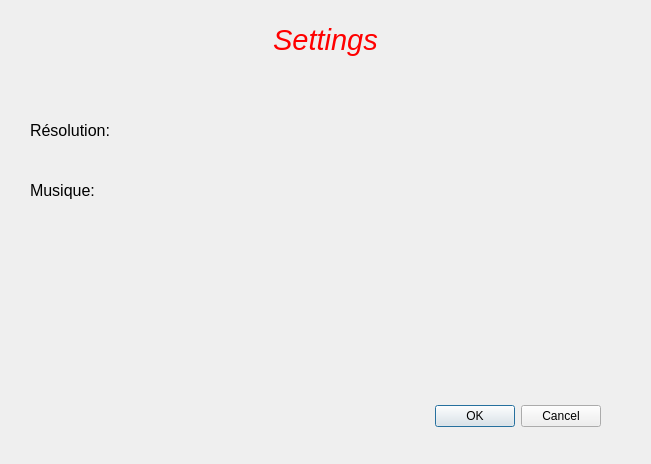
<?xml version="1.0" encoding="UTF-8"?>
<ui version="4.0">
 <class>Settings</class>
 <widget class="QDialog" name="Settings">
  <property name="geometry">
   <rect>
    <x>0</x>
    <y>0</y>
    <width>651</width>
    <height>464</height>
   </rect>
  </property>
  <property name="windowTitle">
   <string>Dialog</string>
  </property>
  <widget class="QDialogButtonBox" name="buttonBox">
   <property name="geometry">
    <rect>
     <x>260</x>
     <y>400</y>
     <width>341</width>
     <height>32</height>
    </rect>
   </property>
   <property name="orientation">
    <enum>Qt::Horizontal</enum>
   </property>
   <property name="standardButtons">
    <set>QDialogButtonBox::Cancel|QDialogButtonBox::Ok</set>
   </property>
  </widget>
  <widget class="QLabel" name="label">
   <property name="geometry">
    <rect>
     <x>210</x>
     <y>20</y>
     <width>231</width>
     <height>41</height>
    </rect>
   </property>
   <property name="text">
    <string>&lt;html&gt;&lt;head/&gt;&lt;body&gt;&lt;p align=&quot;center&quot;&gt;&lt;span style=&quot; font-size:22pt; font-style:italic; color:#ff0000;&quot;&gt;Settings&lt;/span&gt;&lt;/p&gt;&lt;/body&gt;&lt;/html&gt;</string>
   </property>
  </widget>
  <widget class="QLabel" name="label_2">
   <property name="geometry">
    <rect>
     <x>30</x>
     <y>120</y>
     <width>121</width>
     <height>21</height>
    </rect>
   </property>
   <property name="text">
    <string>&lt;html&gt;&lt;head/&gt;&lt;body&gt;&lt;p&gt;&lt;span style=&quot; font-size:12pt;&quot;&gt;Résolution:&lt;/span&gt;&lt;/p&gt;&lt;/body&gt;&lt;/html&gt;</string>
   </property>
  </widget>
  <widget class="QLabel" name="label_3">
   <property name="geometry">
    <rect>
     <x>30</x>
     <y>180</y>
     <width>81</width>
     <height>21</height>
    </rect>
   </property>
   <property name="text">
    <string>&lt;html&gt;&lt;head/&gt;&lt;body&gt;&lt;p&gt;&lt;span style=&quot; font-size:12pt;&quot;&gt;Musique:&lt;/span&gt;&lt;/p&gt;&lt;/body&gt;&lt;/html&gt;</string>
   </property>
  </widget>
 </widget>
 <resources/>
 <connections>
  <connection>
   <sender>buttonBox</sender>
   <signal>accepted()</signal>
   <receiver>Settings</receiver>
   <slot>accept()</slot>
   <hints>
    <hint type="sourcelabel">
     <x>248</x>
     <y>254</y>
    </hint>
    <hint type="destinationlabel">
     <x>157</x>
     <y>274</y>
    </hint>
   </hints>
  </connection>
  <connection>
   <sender>buttonBox</sender>
   <signal>rejected()</signal>
   <receiver>Settings</receiver>
   <slot>reject()</slot>
   <hints>
    <hint type="sourcelabel">
     <x>316</x>
     <y>260</y>
    </hint>
    <hint type="destinationlabel">
     <x>286</x>
     <y>274</y>
    </hint>
   </hints>
  </connection>
 </connections>
</ui>
